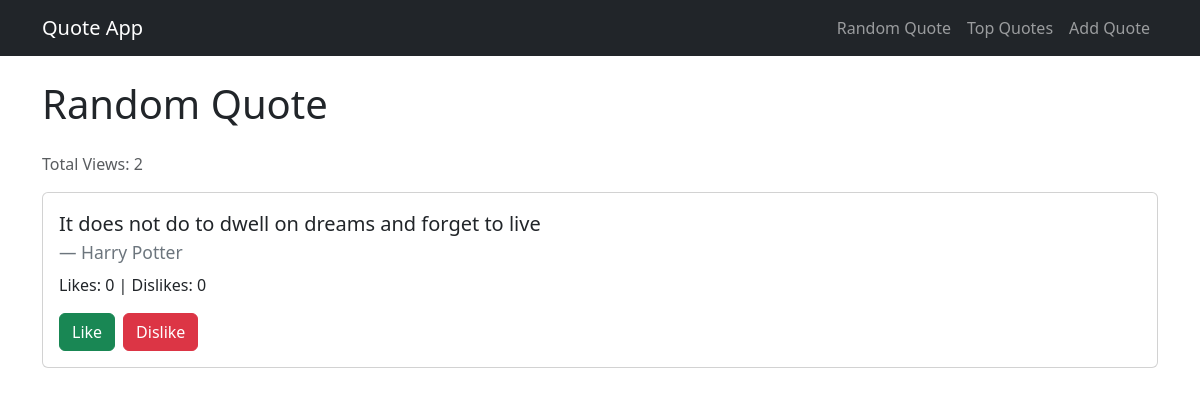
The page / on the database its author committed.
### quotes/models.py (models this page shows, shortened)
class ViewCounter(models.Model):
    views = models.PositiveIntegerField(default=0)

class Quote(models.Model):
    text = models.TextField(unique=True)  # made unique to prevent duplicates
    source = models.ForeignKey(Source, on_delete=models.CASCADE)
    weight = models.PositiveIntegerField(validators=[MinValueValidator(1)])
    likes = models.PositiveIntegerField(default=0)
    dislikes = models.PositiveIntegerField(default=0)

class Source(models.Model):
    name = models.CharField(max_length=255)

### quotes/views.py (the view, shortened to what this page needs)
# urls.py: path('', views.random_quote, name='random_quote'),
def random_quote(request):
    ViewCounter.objects.update(views=F('views') + 1)
    view_counter = ViewCounter.objects.first()
    quotes = Quote.objects.all()
    if quotes.exists():
        selected_quote = random.choices(quotes, weights=[q.weight for q in quotes], k=1)[0]
    else:
        selected_quote = None
    voted_quotes = request.session.get('voted_quotes', {})
    user_vote = voted_quotes.get(str(selected_quote.id), None) if selected_quote else None
    context = {
        "quote": selected_quote,
        "view_counter": view_counter,
        "user_vote": user_vote,
    }
    return render(request, 'quotes/random_quote.html', context)

### quotes/templates/quotes/random_quote.html (shortened to what this page needs)
{% extends 'quotes/base.html' %}
   {% block content %}
   <h1 class="mb-4">Random Quote</h1>
   <p class="text-muted">Total Views: {{ view_counter.views }}</p>
   {% if quote %}
       <div class="card mb-4">
           <div class="card-body">
               <blockquote class="blockquote mb-0">
                   <p>{{ quote.text }}</p>
                   <footer class="blockquote-footer">{{ quote.source.name }}</footer>
               </blockquote>
               <p class="mt-2">Likes: {{ quote.likes }} | Dislikes: {{ quote.dislikes }}</p>
               {% if user_vote %}
                   <p class="text-info">You have already voted: {{ user_vote|capfirst }}</p>
               {% else %}
                   <form method="post" class="d-flex gap-2">
                       <button type="submit" name="vote_type" value="like" class="btn btn-success">Like</button>
                       <button type="submit" name="vote_type" value="dislike" class="btn btn-danger">Dislike</button>
                   </form>
               {% endif %}
           </div>
       </div>
   {% else %}
       <div class="alert alert-warning" role="alert">
           No quotes available. Add some in the admin or through the form!
       </div>
   {% endif %}
   {% endblock %}% endblock %}

### rows shown on the page
ViewCounter: views "2"
Quote: text "It does not do to dwell on dreams and forget to live", source.name "Harry Potter", likes "0", dislikes "0"
